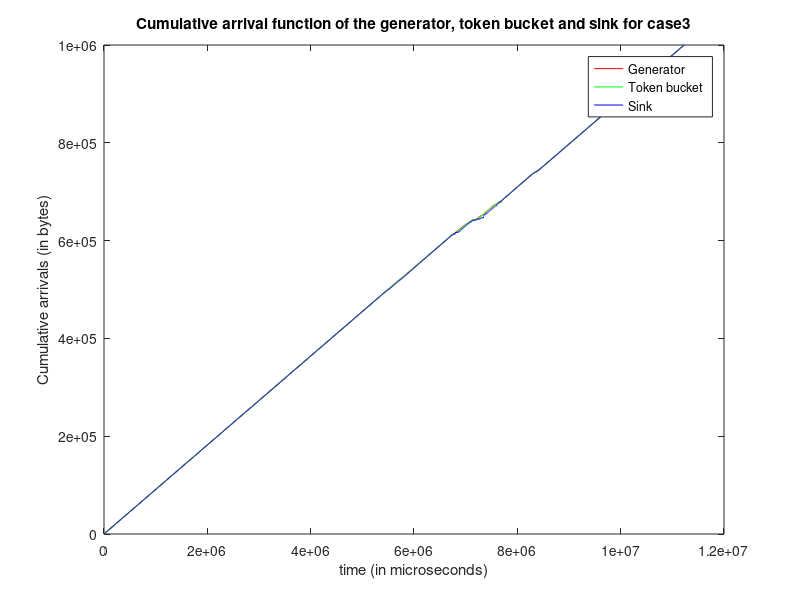

Reproduce this figure in MATLAB.
clc; clear all;

[packet_no_p, time_p, packetsize_p] = textread('generator_near.txt', '%f %f %f');
figure(1);
i=1;
time1(i)=0;
arrival(i)=packetsize_p(i);
i=2;
while i<=length(packet_no_p)
    time1(i)=time1(i-1)+time_p(i);
    arrival(i) = arrival(i-1)+packetsize_p(i);
    i=i+1;
end
%subplot(2,1,1)
%plot(time1,arrival);
%title('Cumulative arrival function of the trace file');
%xlabel('time (in microseconds)');
%ylabel('Cumulative arrivals (in bytes)');
%xlim([0,2.1e6]);

[time_p2, packetsize_p2, bufferSize, noToken] = textread('bucket_near.txt', '%f %f %f %f');
i=1;
time2(i)=0;
arrival2(i)=packetsize_p2(i);
i=2;
while i<=length(packetsize_p2)
    time2(i)=time2(i-1)+time_p2(i);
    arrival2(i)=arrival2(i-1)+packetsize_p2(i);
    i=i+1;
end

[packet_no_p3, time_p3, packetsize_p3] = textread('sink_near.txt', '%f %f %f');
i=1;
time3(i)=0;
arrival3(i)=packetsize_p3(i);
i=2;
while i<=length(packetsize_p3)
    time3(i)=time3(i-1)+time_p3(i);
    arrival3(i)=arrival3(i-1)+packetsize_p3(i);
    i=i+1;
end
%subplot(2,1,2);
%plot(time3,arrival3);
%title('Cumulative arrival function of output file');
%xlabel('time (in microseconds)');
%ylabel('Cumulative arrivals (in bytes)');
%xlim([0,2.1e6]);




plot(time1,arrival,'r',time2,arrival2,'g',time3,arrival3,'b');
title('Cumulative arrival function of the generator, token bucket and sink for case3');
xlabel('time (in microseconds)');
ylabel('Cumulative arrivals (in bytes)');
%xlim([0,2.1e6]);
%legend 
legend('Generator','Token bucket','Sink');